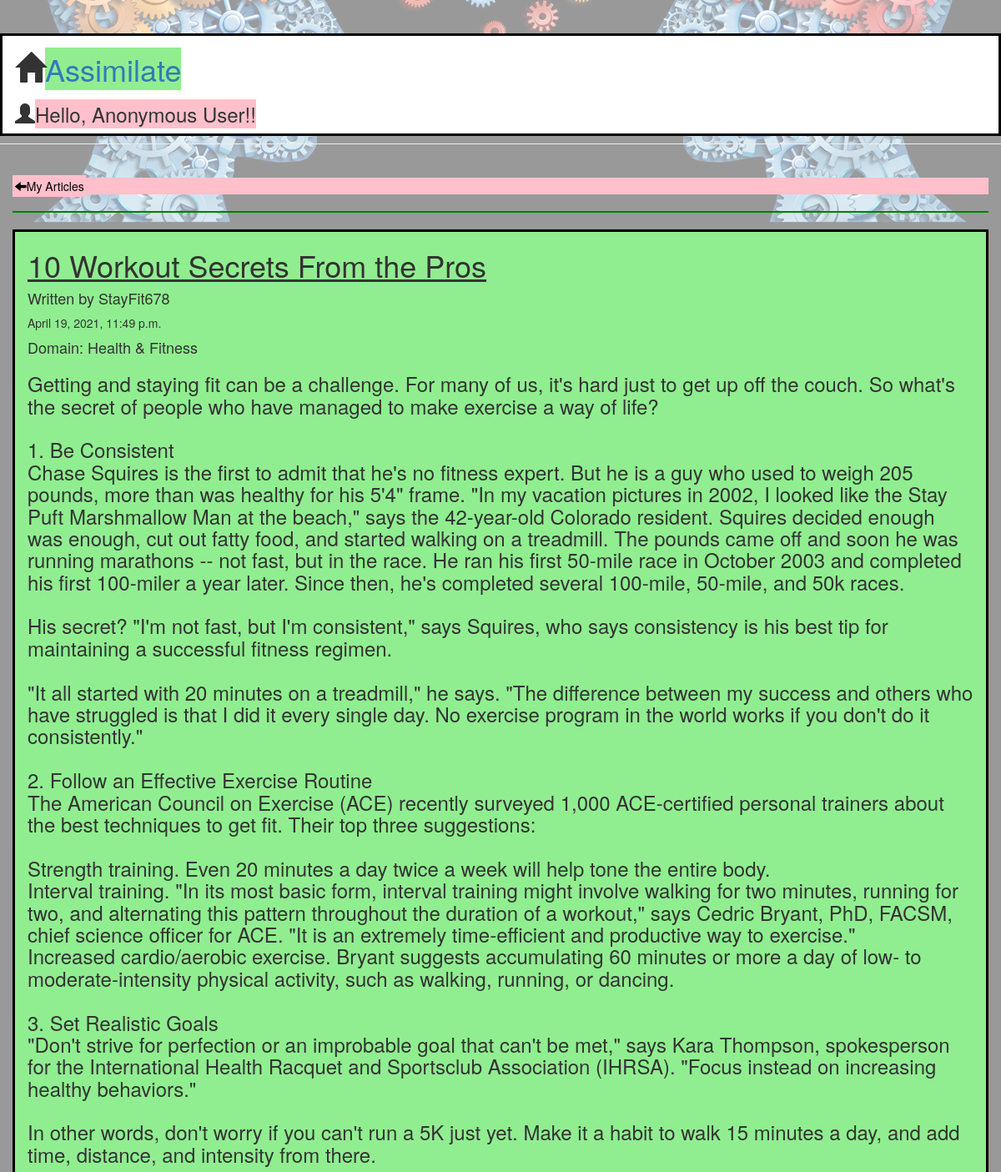
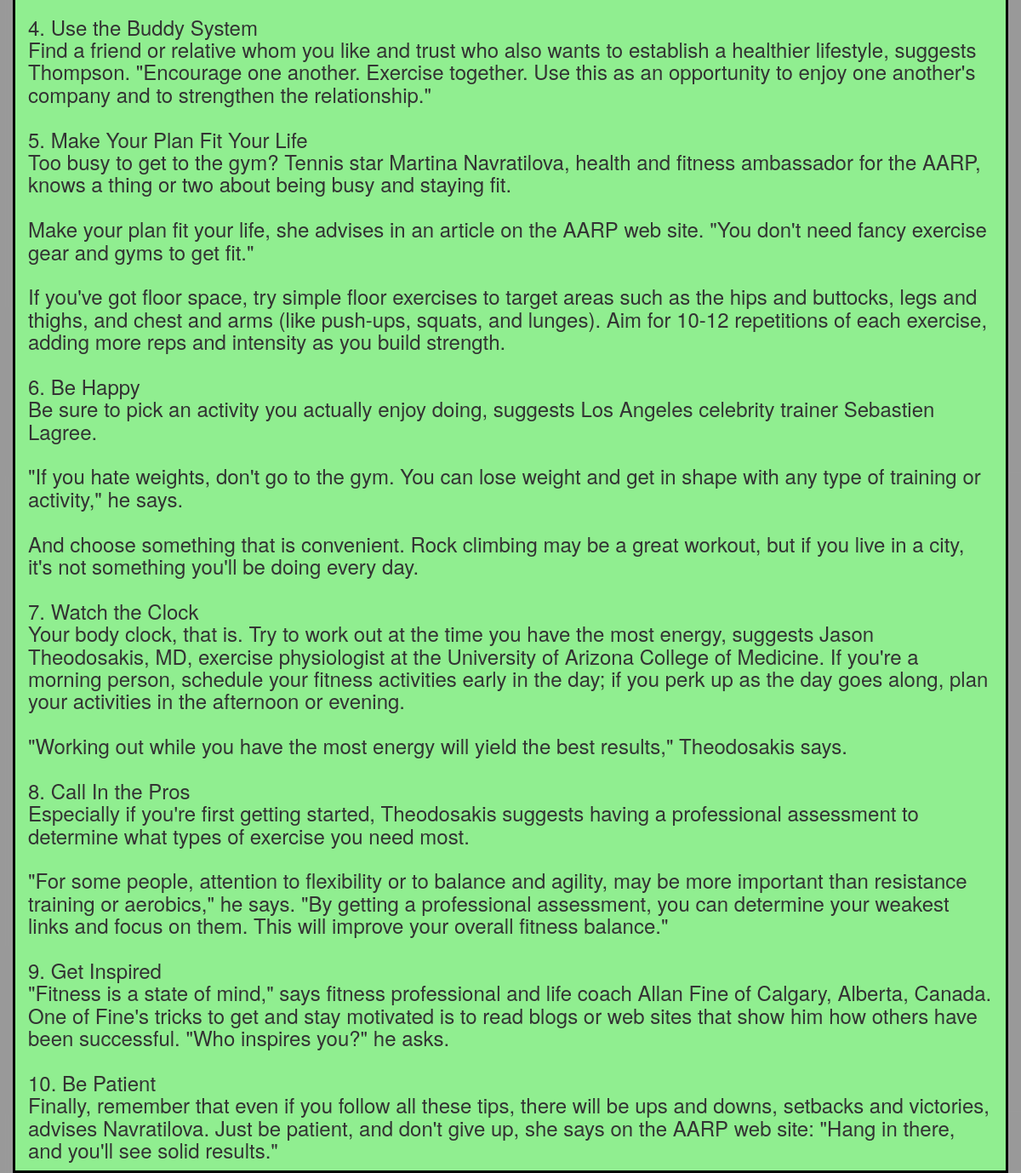
Page /post/66/ on the committed database (2 pictures, top to bottom).
### assimilate/models.py (models this page shows, shortened)
class Post(models.Model):
    title = models.CharField(max_length=200)
    content = models.TextField()
    created_date = models.DateTimeField(default=timezone.now)
    published_date = models.DateTimeField(blank=True, null=True)
    domain = models.CharField(max_length=200, null=True)
    user = models.ForeignKey(User, on_delete=models.CASCADE, null=True,related_name='assimilate_user')

### assimilate/views.py (the view)
# urls.py: path('post/<int:pk>/', views.post_detail, name='post_detail'),
def post_detail(request, pk):
    post = get_object_or_404(Post, pk=pk)
    post_user=str(post.user)          #user (author) of the post
    loggedin_user=str(request.user)   #current logged-in user
    return render(request, 'assimilate/post_detail.html', {'post': post, 'post_user': post_user, 'loggedin_user': loggedin_user})

### assimilate/templates/assimilate/post_detail.html (shortened to what this page needs)
{% extends 'assimilate/base.html' %}
{% block content %}
    <article class="post">
    <br>
     <div style="
        left: 1570px;
    	top: 80px;
    	background-color:pink">
    	<a href="{{ request.META.HTTP_REFERER }}">
	{% if request.META.HTTP_REFERER == "http://localhost:8000/post_list/" %}
		<mark style="background-color:pink"><span class="glyphicon glyphicon-arrow-left"></span>My Articles</mark>
	{% elif request.META.HTTP_REFERER == "http://localhost:8000/browse/" %}
		<mark style="background-color:pink"><span class="glyphicon glyphicon-arrow-left"></span>All Articles</mark>
	{% elif 'search' in request.META.HTTP_REFERER %}
		<mark style="background-color:pink"><span class="glyphicon glyphicon-arrow-left"></span>Search Results</mark>
	{% else %}
		<a href="{% url 'post_list' %}"><mark style="background-color:pink"><span class="glyphicon glyphicon-arrow-left"></span>My Articles</mark></a>
	{% endif %}
    	</a>
    </div>
    	<hr style="border: 1px solid green;">
<div class="container green">
    	<h1><u>{{ post.title }}</u></h1>
    	<h4>Written by {{ post.user}}</h4>
        {% if post.published_date %}
            <time class="date">
                {{ post.published_date }}
            </time>
        {% endif %}
        {% if post.domain %}
                <h4>Domain: {{ post.domain }}</h4>
        {% endif %}
        <h3>{{ post.content|linebreaksbr }}</h3>
    </article>
</div>
{% endblock %}

### assimilate/templates/assimilate/base.html (style rules this page uses)
.green { background-color: lightgreen; width: 100%; height: 100%; border: 3px solid black; }

### rows in the picture
Post: title "10 Workout Secrets From the Pros", user "StayFit678", published_date "April 19, 2021, 11:49 p.m.", domain "Health & Fitness", content "Getting and staying fit can be a challenge. For many of us, it's hard just to get up off the couch. So what's the secret of people who have managed to make exercise a way of life? 1. Be Consistent Chase Squires is the first to admit that he's no fitness expert. But he is a guy who used to weigh 205 pounds, more than was healthy for his 5'4\" frame. \"In my vacation pictures in 2002, I looked like the Stay Puft Marshmallow Man at the beach,\" says the 42-year-old Colorado resident. Squires decided enough was enough, cut out fatty food, and started walking on a treadmill. The pounds came off and soon he was running marathons -- not fast, but in the race. He ran his first 50-mile race in October…"
